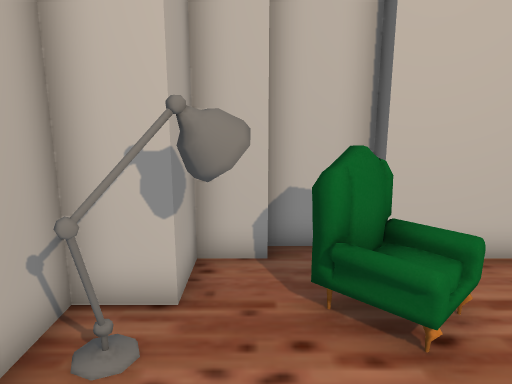
view 1 (above)

13 first-person views from a walk through a scene from a Unity 3-D project. The camera is 1.4 m above the floor, tilts 12° down and sees 70° across. The floor is counted in squares, 0.5 m on a side. Each view is taken from the middle of a square. On the plan, view 1 faces up. The plan holds only what a view shows up to about 20 squares ahead; the rest is blank. The player is left out. Some surface patterns are stand-ins.

view 2
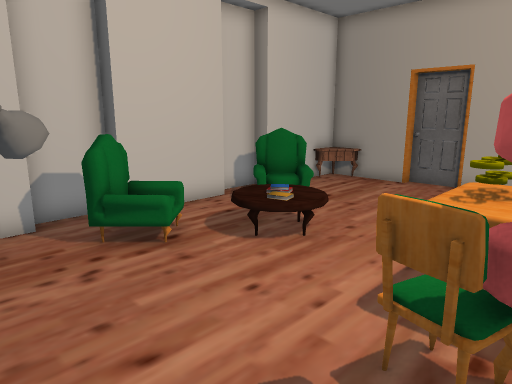

view 3
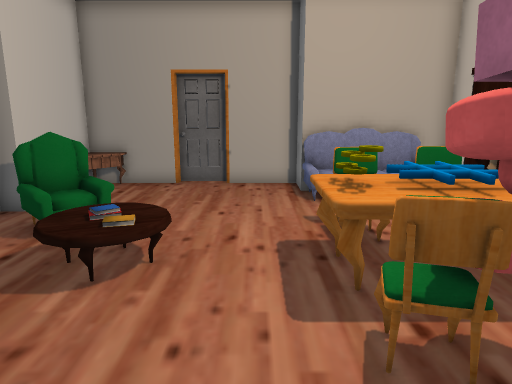

view 4
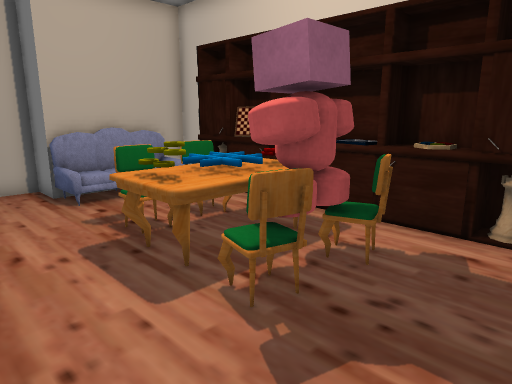

view 5
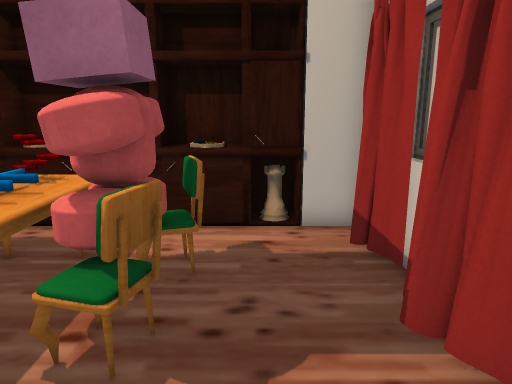

view 6
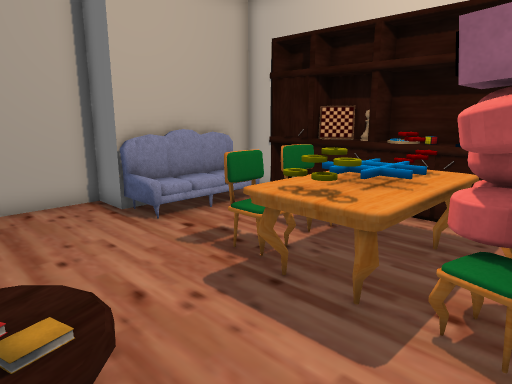

view 7
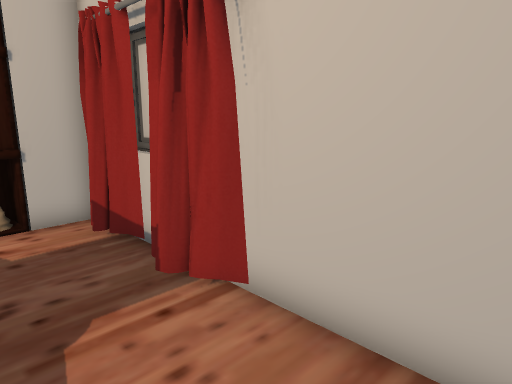

view 8
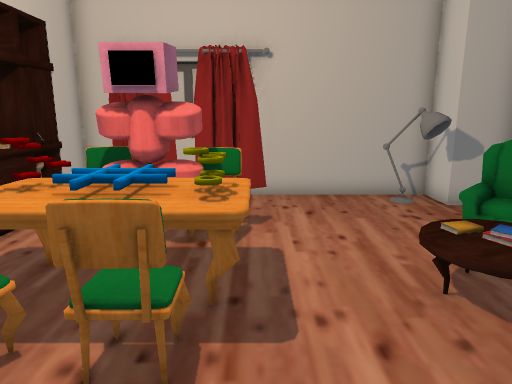

view 9
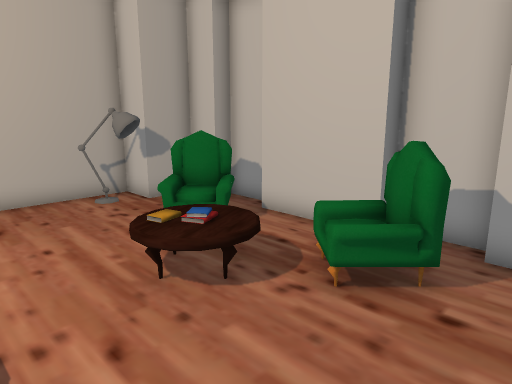

view 10
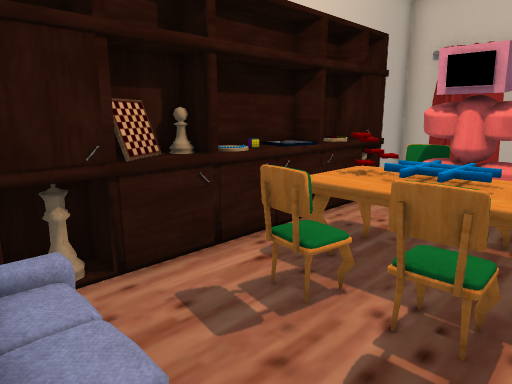

view 11
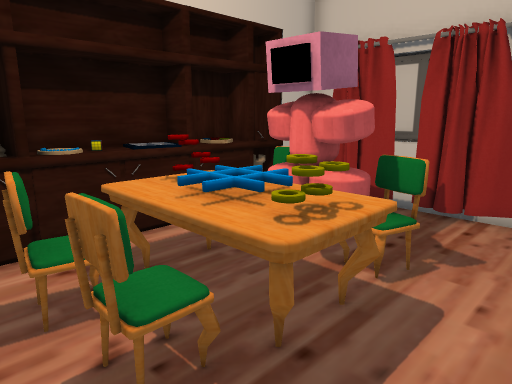

view 12
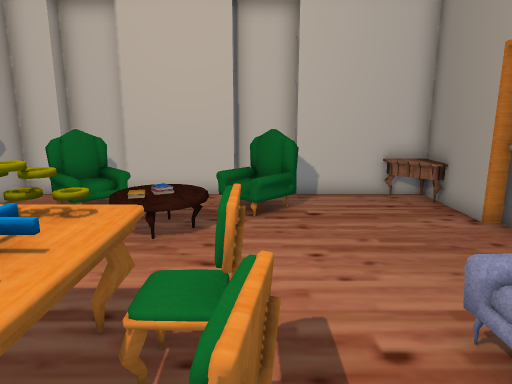

view 13
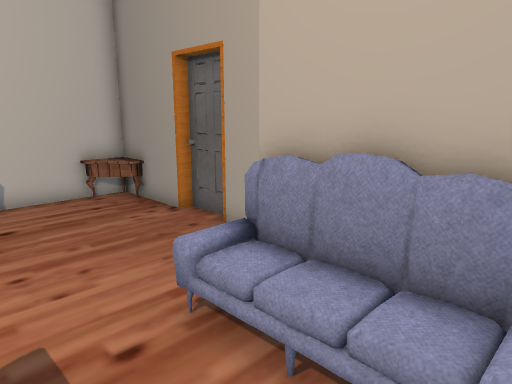

### Floor plan
Key: @ floor where view 1 was taken; # wall or solid block; . main floor; : floor 0.5 m higher than the main floor; = window, fence, low wall or low ledge; ^ raised ledge; A armchair; L lamp; C cabinet; E desk; S sofa; U curtain; O other object.
Columns run from 3 left of view 1 to 13 right of it. Each row starts with its distance up from view 1.
  8    ###
  7   ##.############
  6   #..A....A....C#
  5 ###.AAO..OAA....#
  4 #.LL.A....O.....#
  3 #LL....OO.......#
  2 #......OO.......#
  1 #...............#
  0 #..@............#
 -1 #...=.EEE.......#
 -2 #U..#OEEEO=..OS##
 -3 #...OOEE#==..OS#
 -4 #...#OEEE:=..OS#
 -5 #U..=#EEE==..OS#
 -6 #............SS#
 -7 ####==^^^###^###
 -8   ############

Positions as (right, up) in squares from view 1, and headings:
1: (0, 0), facing up
2: (-2, -3), facing up-right
3: (-2, 0), facing right
4: (-2, 2), facing down-right
5: (0, 2), facing down
6: (1, 3), facing down-right
7: (1, 3), facing down-left
8: (10, -1), facing left
9: (10, -1), facing up-left
10: (11, -1), facing down-left
11: (8, 1), facing down-left
12: (7, -6), facing up
13: (7, -6), facing up-right
